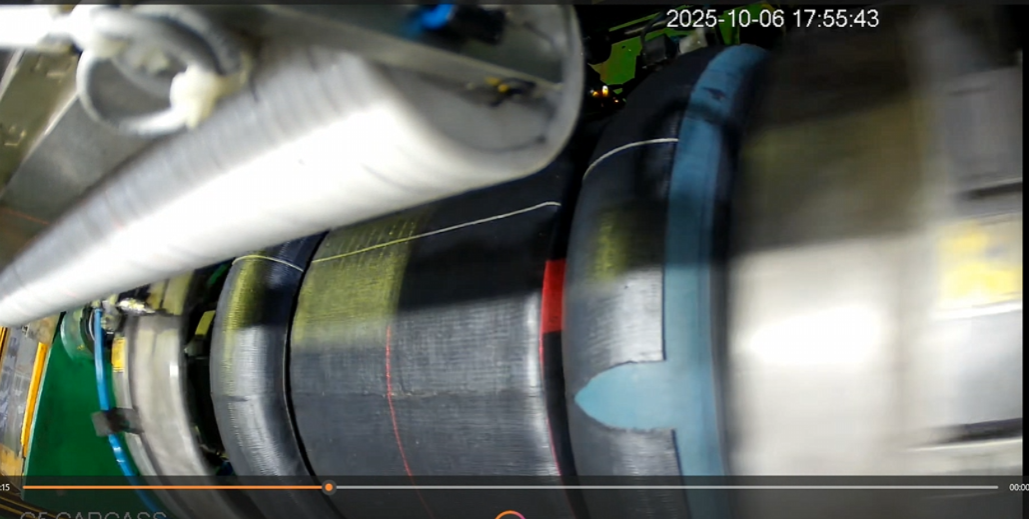
#> input picture data/raw/Screenshot 2026-01-27 014426.png, 1029 x 519 px
$ python auto_roi_tyre.py
#> lines starting #> are read from the running program, lines starting #| are printed output that depends on the picture; after the words box and inside, x2 and y2 are one past the last pixel; in counts of white or black regions, pixels touching at a corner belong together
import cv2
import numpy as np

IMAGE_PATH = "data/raw/Screenshot 2026-01-27 014426.png"

# -----------------------
# Load image
# -----------------------
image = cv2.imread(IMAGE_PATH)
#> image is the input picture: shape (519, 1029, 3); mean B, G, R 109.2, 114.2, 109.5
if image is None:
    print("ERROR: Image not loaded")
    exit()

cv2.imshow("1 - Original Image", image)
cv2.waitKey(0)
cv2.destroyAllWindows()

# -----------------------
# Convert to grayscale
# -----------------------
gray = cv2.cvtColor(image, cv2.COLOR_BGR2GRAY)
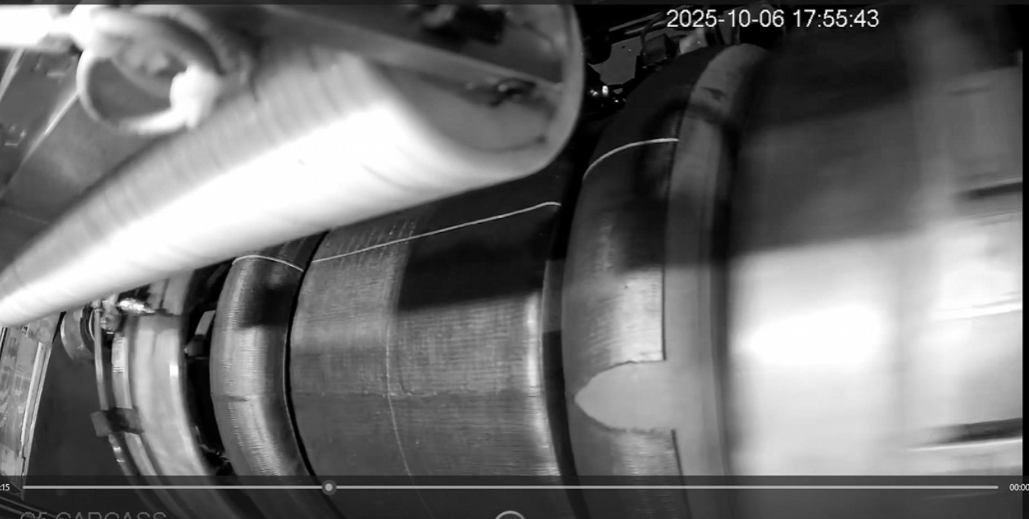
#> gray: shape (519, 1029); min 0, max 255, mean 112.2
cv2.imshow("2 - Grayscale", gray)
cv2.waitKey(0)
cv2.destroyAllWindows()

# -----------------------
# Smooth image
# -----------------------
blurred = cv2.GaussianBlur(gray, (7, 7), 0)

# -----------------------
# Detect edges
# -----------------------
edges = cv2.Canny(blurred, 40, 120)
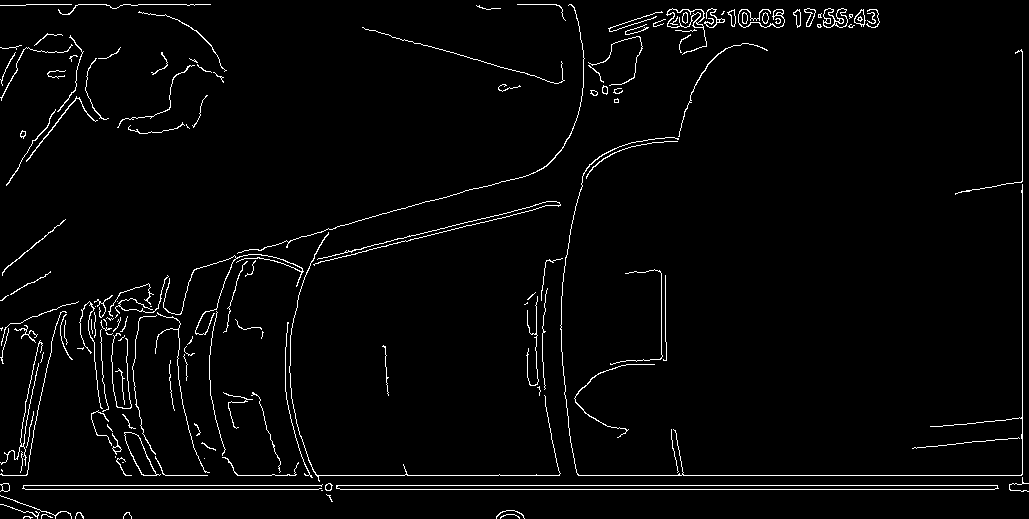
#> edges: shape (519, 1029); 2.7% white in thin lines or dots
cv2.imshow("3 - Edges", edges)
cv2.waitKey(0)
cv2.destroyAllWindows()

# -----------------------
# Hough Circle to find tyre
# -----------------------
circles = cv2.HoughCircles(
    blurred,
    cv2.HOUGH_GRADIENT,
    dp=1.2,
    minDist=200,
    param1=100,
    param2=40,
    minRadius=120,
    maxRadius=260
)
#> circles = [[436.2, 364.2, 227.5], [695.4, 313.8, 180.2]]

if circles is None:
    print("ERROR: Tyre circle not detected")
    exit()

circles = np.uint16(np.around(circles))
#> circles = [[436, 364, 228], [695, 314, 180]]
cx, cy, r = circles[0][0]
#> cx = 436; cy = 364; r = 228

# Visualize detected circle
circle_vis = image.copy()
cv2.circle(circle_vis, (cx, cy), r, (0, 255, 0), 3)
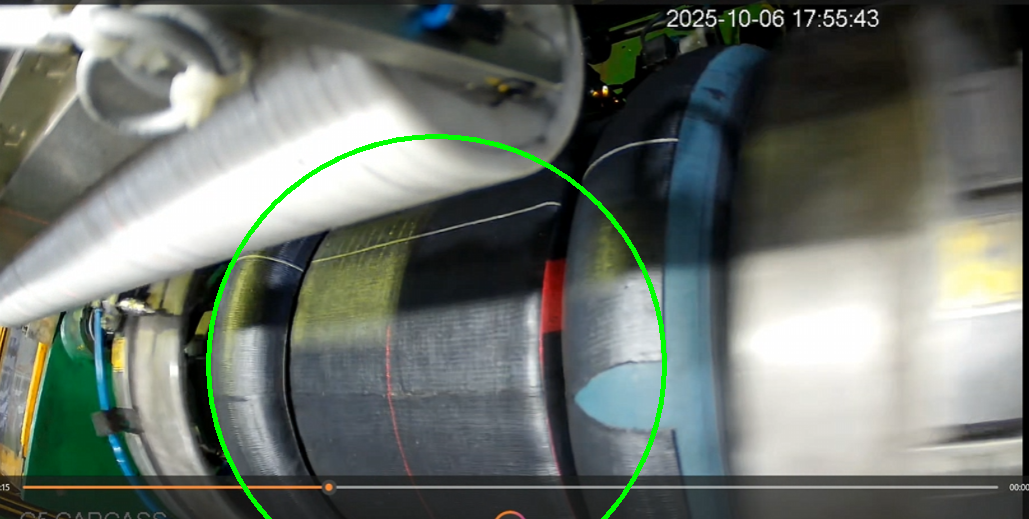
#> circle_vis: shape (519, 1029, 3); 0.99% of pixels changed, all inside (x1, y1, x2, y2) = (206, 134, 667, 519)
cv2.circle(circle_vis, (cx, cy), 5, (0, 0, 255), -1)
#> circle_vis: shape (519, 1029, 3); 0.02% of pixels changed, all inside (x1, y1, x2, y2) = (431, 359, 442, 370)

cv2.imshow("4 - Detected Tyre Circle", circle_vis)
cv2.waitKey(0)
cv2.destroyAllWindows()

# -----------------------
# Polar unwrapping
# -----------------------
unwrapped = cv2.warpPolar(
    gray,
    (360, r),
    (cx, cy),
    r,
    cv2.WARP_POLAR_LINEAR
)
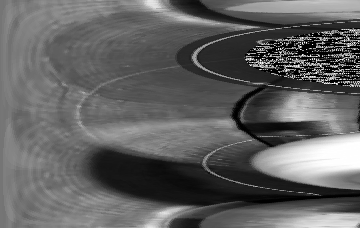
#> unwrapped: shape (228, 360); min 0, max 255, mean 98.1

cv2.imshow("5 - Unwrapped Tyre Surface", unwrapped)
cv2.waitKey(0)
cv2.destroyAllWindows()

# -----------------------
# Enhance surface texture
# -----------------------
clahe = cv2.createCLAHE(2.0, (8, 8))
enhanced = clahe.apply(unwrapped)

cv2.imshow("6 - Enhanced Unwrapped Surface", enhanced)
cv2.waitKey(0)
cv2.destroyAllWindows()

# -----------------------
# Crack detection on unwrapped image
# -----------------------
blur_u = cv2.GaussianBlur(enhanced, (5, 5), 0)
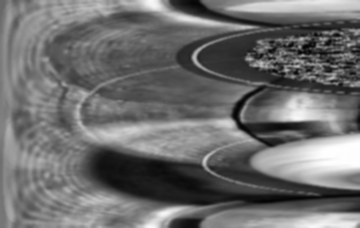
#> blur_u: shape (228, 360); min 2, max 254, mean 110
edges_u = cv2.Canny(blur_u, 40, 120)
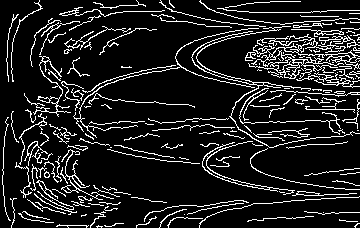
#> edges_u: shape (228, 360); 12.6% white in thin lines or dots

kernel = np.ones((3, 3), np.uint8)
cleaned_u = cv2.morphologyEx(edges_u, cv2.MORPH_CLOSE, kernel)
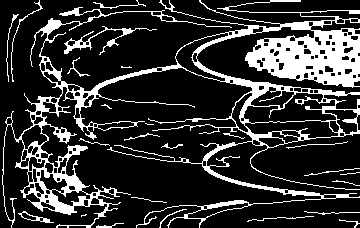
#> cleaned_u: shape (228, 360); 19.9% white; 25 white regions (4 under 20 px), largest, box (x1, y1, x2, y2) and area: (2, 0, 360, 228) 14813, (64, 26, 157, 55) 411, (11, 0, 43, 82) 122

cv2.imshow("7 - Cracks on Unwrapped Surface", cleaned_u)
cv2.waitKey(0)
cv2.destroyAllWindows()

print("Polar unwrapping and crack analysis completed.")

$ run again, with data/raw/Screenshot 2026-01-27 014409.png copied over data/raw/Screenshot 2026-01-27 014426.png
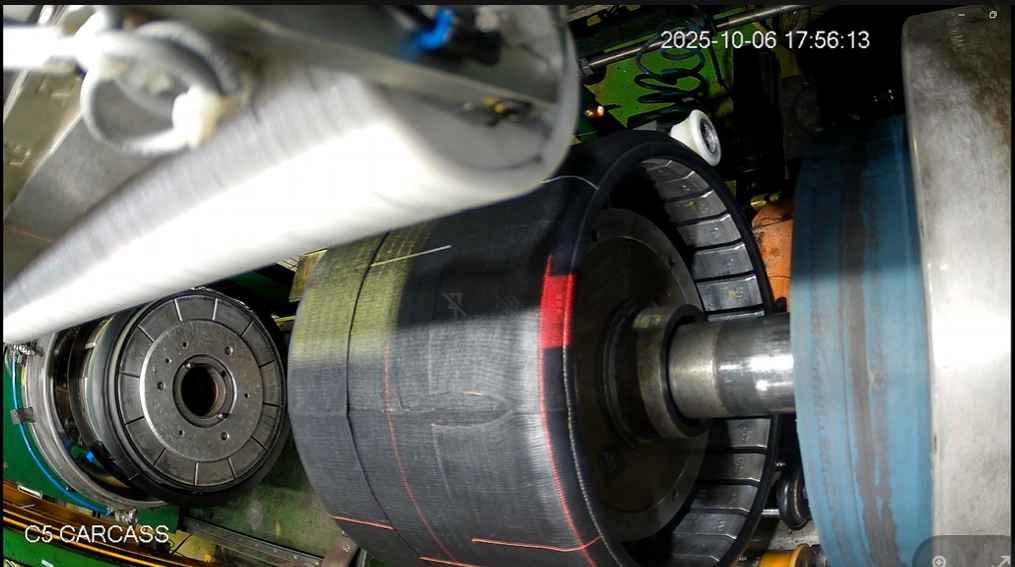
#> input picture data/raw/Screenshot 2026-01-27 014409.png, 1015 x 567 px
#> image is the input picture: shape (567, 1015, 3); mean B, G, R 96.3, 101.1, 98.4
#> `edges = cv2.Canny(blurred, 40, 120)`:
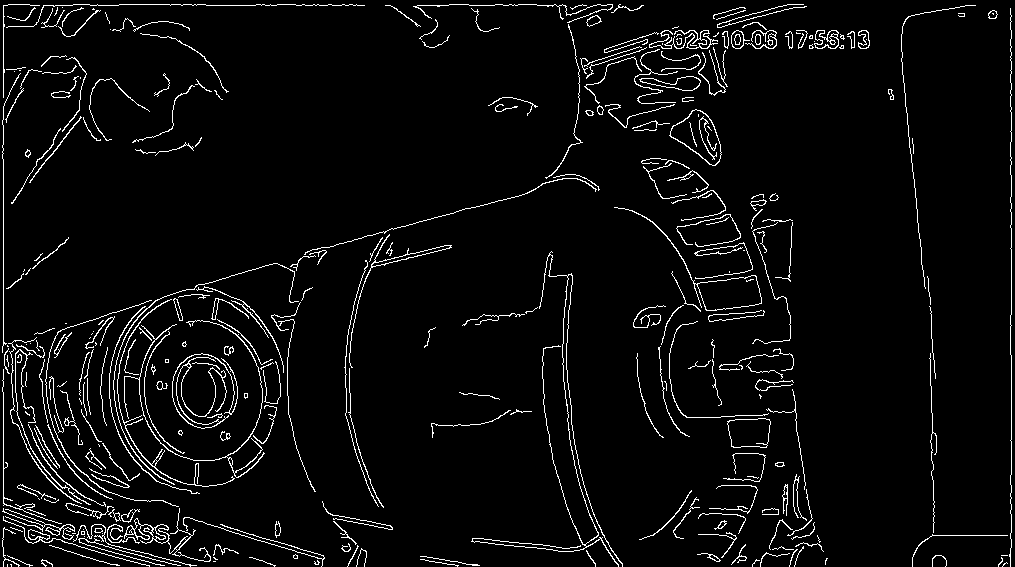
#> edges: shape (567, 1015); 4.4% white in thin lines or dots
#> `circles = cv2.HoughCircles( blurred, cv2.HOUGH_GRADIENT, dp=1.2, minDi..`: circles = [[514.2, 379.8, 227.6], [149.4, 384.6, 128.5], [691.8, 286.2, 252.7]]
#> `circles = np.uint16(np.around(circles))`: circles = [[514, 380, 228], [149, 385, 129], [692, 286, 253]]
#> cx = 514; cy = 380; r = 228
#> edges_u: shape (228, 360); 14.6% white in thin lines or dots
#> `cleaned_u = cv2.morphologyEx(edges_u, cv2.MORPH_CLOSE, kernel)`:
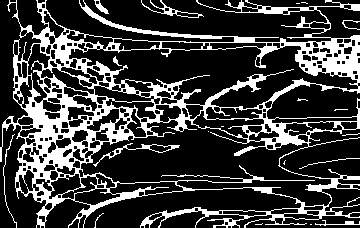
#> cleaned_u: shape (228, 360); 23.8% white; 20 white regions (10 under 20 px), largest, box (x1, y1, x2, y2) and area: (0, 0, 360, 228) 18626, (93, 143, 180, 167) 228, (141, 0, 204, 18) 190
